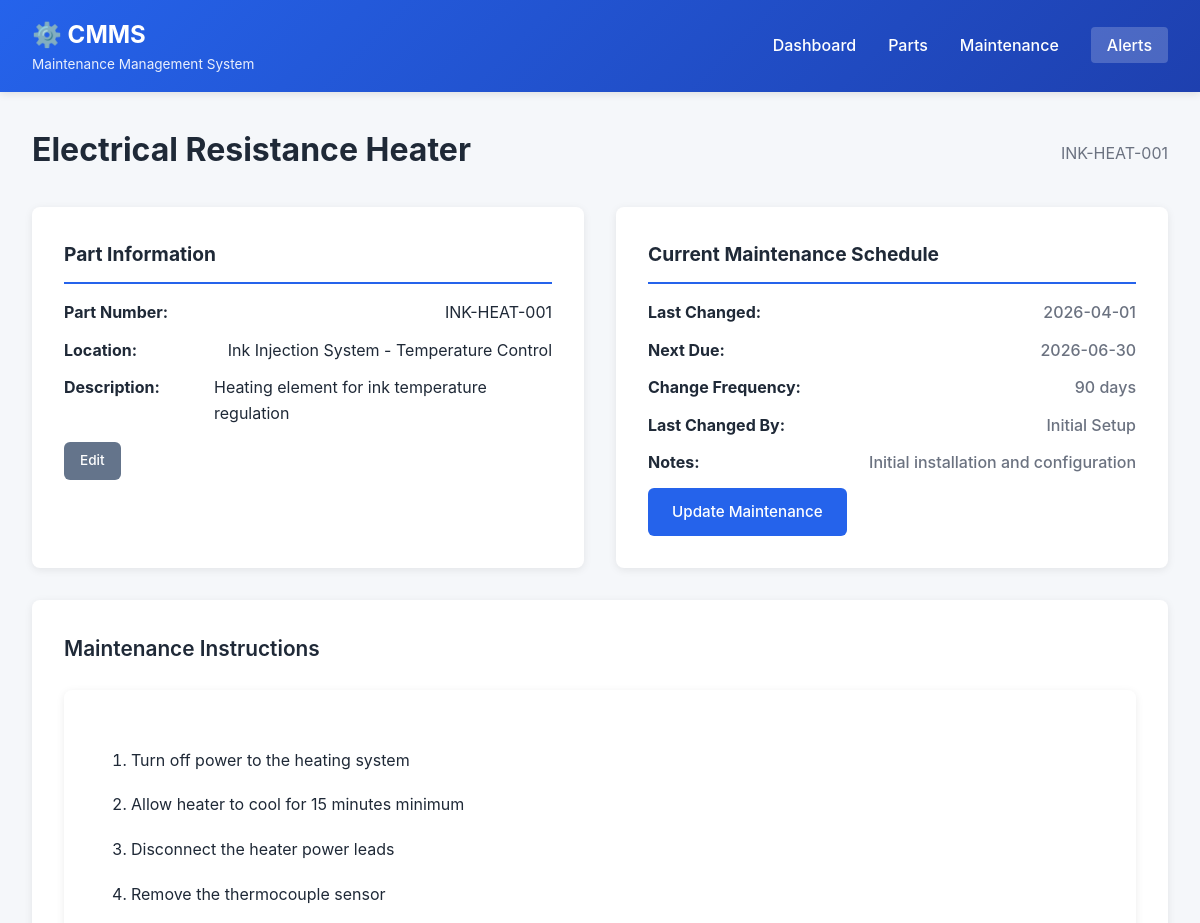
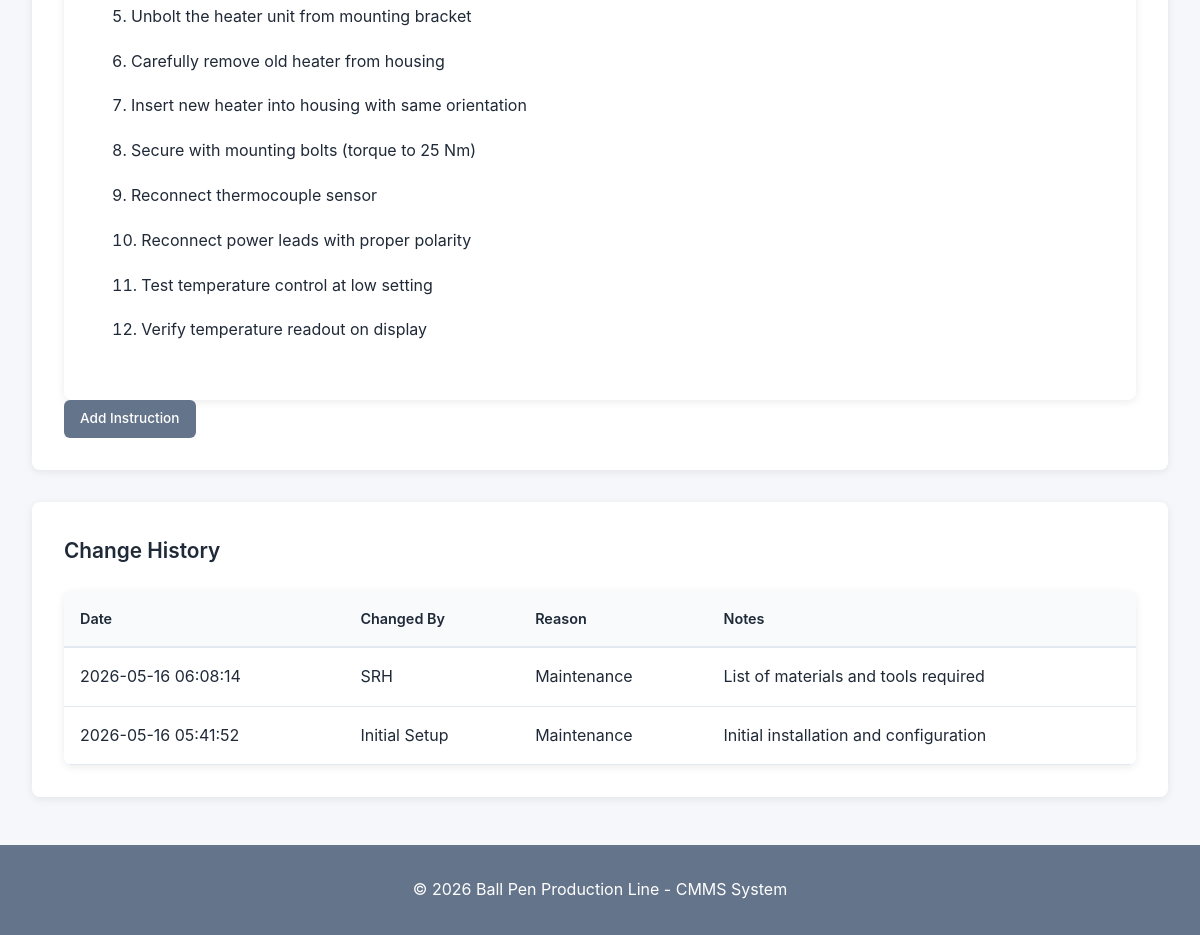
The app's page /parts/2 with its own data (2 pictures, top to bottom).
### tables this page shows
CREATE TABLE parts (
                id INTEGER PRIMARY KEY AUTOINCREMENT,
                name TEXT NOT NULL UNIQUE,
                description TEXT,
                location TEXT,
                part_number TEXT,
                created_at TIMESTAMP DEFAULT CURRENT_TIMESTAMP
            );

CREATE TABLE maintenance_records (
                id INTEGER PRIMARY KEY AUTOINCREMENT,
                part_id INTEGER NOT NULL,
                last_changed TIMESTAMP,
                next_scheduled_change TIMESTAMP,
                change_frequency_days INTEGER,
                performed_by TEXT,
                notes TEXT,
                created_at TIMESTAMP DEFAULT CURRENT_TIMESTAMP,
                updated_at TIMESTAMP DEFAULT CURRENT_TIMESTAMP,
                FOREIGN KEY (part_id) REFERENCES parts (id)
            );

CREATE TABLE maintenance_instructions (
                id INTEGER PRIMARY KEY AUTOINCREMENT,
                part_id INTEGER NOT NULL,
                instruction_text TEXT NOT NULL,
                step_number INTEGER,
                created_at TIMESTAMP DEFAULT CURRENT_TIMESTAMP,
                updated_at TIMESTAMP DEFAULT CURRENT_TIMESTAMP,
                FOREIGN KEY (part_id) REFERENCES parts (id)
            );

CREATE TABLE change_history (
                id INTEGER PRIMARY KEY AUTOINCREMENT,
                part_id INTEGER NOT NULL,
                changed_by TEXT NOT NULL,
                changed_at TIMESTAMP DEFAULT CURRENT_TIMESTAMP,
                reason TEXT,
                notes TEXT
            );

### cmms_app.py (the view)
@app.route('/parts/<int:part_id>')
def view_part(part_id):
    db = get_db()
    part = db.get_part(part_id)
    if not part:
        flash('Part not found', 'error')
        return redirect(url_for('parts'))
    record = db.get_maintenance_record(part_id)
    instructions = db.get_instructions(part_id)
    history = db.get_change_history(part_id)
    return render_template('part_detail.html',
                         part=part,
                         record=record,
                         instructions=instructions,
                         history=history)

### cmms_app.py (called while the page is built)
def get_db():
    db = getattr(g, '_database', None)
    if db is None:
        db = g._database = CMmsDatabase()
    return db

### cmms_database.py (called while the page is built)
    def init_db(self):
        self.conn = sqlite3.connect(self.db_path)
        self.conn.row_factory = sqlite3.Row
        self.cursor = self.conn.cursor()
        self.create_tables()

    def close(self):
        if self.conn:
            self.conn.close()

    def get_part(self, part_id):
        self.cursor.execute('SELECT * FROM parts WHERE id = ?', (part_id,))
        return self.cursor.fetchone()

    def get_maintenance_record(self, part_id):
        self.cursor.execute('''
            SELECT * FROM maintenance_records WHERE part_id = ?
        ''', (part_id,))
        return self.cursor.fetchone()

    def get_instructions(self, part_id):
        self.cursor.execute('''
            SELECT * FROM maintenance_instructions
            WHERE part_id = ?
            ORDER BY step_number
        ''', (part_id,))
        return self.cursor.fetchall()

    def get_change_history(self, part_id):
        self.cursor.execute('''
            SELECT * FROM change_history
            WHERE part_id = ?
            ORDER BY changed_at DESC
        ''', (part_id,))
        return self.cursor.fetchall()

### templates/part_detail.html (shortened to what this page needs)
{% extends "base.html" %}
{% block content %}
<div class="page-header">
    <h2>{{ part.name }}</h2>
    <p class="subtitle">{{ part.part_number }}</p>
</div>
<div class="detail-grid">
    <div class="detail-card">
        <h3>Part Information</h3>
        <div class="detail-content">
            <p><strong>Part Number:</strong> {{ part.part_number }}</p>
            <p><strong>Location:</strong> {{ part.location }}</p>
            <p><strong>Description:</strong> {{ part.description }}</p>
            <div class="button-group">
                <a href="{{ url_for('edit_part', part_id=part.id) }}" class="btn btn-sm btn-secondary">Edit</a>
            </div>
        </div>
    </div>
    {% if record %}
    <div class="detail-card">
        <h3>Current Maintenance Schedule</h3>
        <div class="detail-content">
            <p>
                <strong>Last Changed:</strong>
                <span class="value">{{ record.last_changed[:10] if record.last_changed else 'Not recorded' }}</span>
            </p>
            <p>
                <strong>Next Due:</strong>
                <span class="value">{{ record.next_scheduled_change[:10] if record.next_scheduled_change else 'Not scheduled' }}</span>
            </p>
            <p>
                <strong>Change Frequency:</strong>
                <span class="value">{{ record.change_frequency_days }} days</span>
            </p>
            <p>
                <strong>Last Changed By:</strong>
                <span class="value">{{ record.performed_by }}</span>
            </p>
            {% if record.notes %}
            <p>
                <strong>Notes:</strong>
                <span class="value">{{ record.notes }}</span>
            </p>
            {% endif %}
            <a href="{{ url_for('record_maintenance', part_id=part.id) }}" class="btn btn-primary">Update Maintenance</a>
        </div>
    </div>
    {% else %}
    <div class="detail-card">
        <h3>No Maintenance Record</h3>
        <p>No maintenance schedule has been set for this part yet.</p>
        <a href="{{ url_for('record_maintenance', part_id=part.id) }}" class="btn btn-primary">Create First Record</a>
    </div>
    {% endif %}
</div>
<div class="section">
    <h3 class="section-title">Maintenance Instructions</h3>
    {% if instructions %}
    <div class="instructions-list">
        <ol>
            {% for instr in instructions %}
            <li class="instruction-step">
                {{ instr.instruction_text }}
            </li>
            {% endfor %}
        </ol>
    </div>
    <a href="{{ url_for('add_instruction', part_id=part.id) }}" class="btn btn-sm btn-secondary">Add Instruction</a>
    {% else %}
    <p>No instructions available for this part.</p>
    <a href="{{ url_for('add_instruction', part_id=part.id) }}" class="btn btn-primary">Add Instructions</a>
    {% endif %}
</div>
<div class="section">
    <h3 class="section-title">Change History</h3>
    {% if history %}
    <table class="data-table">
        <thead>
            <tr>
                <th>Date</th>
                <th>Changed By</th>
                <th>Reason</th>
                <th>Notes</th>
            </tr>
        </thead>
        <tbody>
            {% for change in history %}
            <tr>
                <td>{{ change.changed_at }}</td>
                <td>{{ change.changed_by }}</td>
                <td>{{ change.reason }}</td>
                <td>{{ change.notes or '-' }}</td>
            </tr>
            {% endfor %}
        </tbody>
    </table>
    {% else %}
    <p>No change history available.</p>
    {% endif %}
</div>
{% endblock %}

### static/style.css (style rules this page uses)
:root { --primary: #2563eb; --primary-dark: #1e40af; --secondary: #64748b; --success: #10b981; --warning: #f59e0b; --danger: #ef4444; --info: #3b82f6; --light: #f8fafc; --border: #e2e8f0; --text: #1f2937; --text-light: #6b7280; }
* { margin: 0; padding: 0; box-sizing: border-box; }
body { font-family: -apple-system, BlinkMacSystemFont, 'Segoe UI', Roboto, Oxygen, Ubuntu, Cantarell, sans-serif; line-height: 1.6; color: var(--text); background: #f5f7fa; }
.page-header { display: flex; justify-content: space-between; align-items: center; margin-bottom: 2rem; }
.page-header h2 { font-size: 2rem; color: var(--text); }
.subtitle { color: var(--text-light); margin: 0.5rem 0 0 0; }
.btn { display: inline-block; padding: 0.75rem 1.5rem; border-radius: 6px; text-decoration: none; border: none; cursor: pointer; font-weight: 500; transition: all 0.3s; font-size: 0.95rem; }
.btn-primary { background: var(--primary); color: white; }
.btn-secondary { background: var(--secondary); color: white; }
.btn-sm { padding: 0.5rem 1rem; font-size: 0.85rem; }
.data-table { width: 100%; border-collapse: collapse; background: white; border-radius: 8px; overflow: hidden; box-shadow: 0 2px 8px rgba(0,0,0,0.08); }
.data-table thead { background: var(--light); border-bottom: 2px solid var(--border); }
.data-table th { padding: 1rem; text-align: left; font-weight: 600; color: var(--text); font-size: 0.9rem; }
.data-table td { padding: 1rem; border-bottom: 1px solid var(--border); }
.instructions-list { background: white; border-radius: 8px; padding: 2rem; box-shadow: 0 2px 8px rgba(0,0,0,0.08); }
.instructions-list ol { list-style-position: inside; margin: 1.5rem 0; }
.instruction-step { margin: 1rem 0; padding-left: 1rem; line-height: 1.8; }
.section { background: white; border-radius: 8px; padding: 2rem; margin: 2rem 0; box-shadow: 0 2px 8px rgba(0,0,0,0.08); }
.section-title { font-size: 1.3rem; font-weight: 600; margin-bottom: 1.5rem; color: var(--text); }
.button-group { display: flex; gap: 0.5rem; margin-top: 1rem; }
.detail-grid { display: grid; grid-template-columns: repeat(auto-fit, minmax(350px, 1fr)); gap: 2rem; margin: 2rem 0; }
.detail-card { background: white; border-radius: 8px; padding: 2rem; box-shadow: 0 2px 8px rgba(0,0,0,0.08); }
.detail-card h3 { font-size: 1.2rem; margin-bottom: 1rem; color: var(--text); border-bottom: 2px solid var(--primary); padding-bottom: 0.75rem; }
.detail-content p { margin: 0.75rem 0; display: flex; justify-content: space-between; }
.detail-content strong { color: var(--text); min-width: 150px; }
.value { color: var(--text-light); font-weight: 500; }

### records on screen
parts: name "Electrical Resistance Heater", part_number "INK-HEAT-001", location "Ink Injection System - Temperature Control", description "Heating element for ink temperature regulation"
maintenance_records: last_changed "2026-04-01", next_scheduled_change "2026-06-30", change_frequency_days "90", performed_by "Initial Setup", notes "Initial installation and configuration"
maintenance_instructions: instruction_text "Turn off power to the heating system"
maintenance_instructions: instruction_text "Allow heater to cool for 15 minutes minimum"
maintenance_instructions: instruction_text "Disconnect the heater power leads"
maintenance_instructions: instruction_text "Remove the thermocouple sensor"
maintenance_instructions: instruction_text "Unbolt the heater unit from mounting bracket"
maintenance_instructions: instruction_text "Carefully remove old heater from housing"
maintenance_instructions: instruction_text "Insert new heater into housing with same orientation"
maintenance_instructions: instruction_text "Secure with mounting bolts (torque to 25 Nm)"
maintenance_instructions: instruction_text "Reconnect thermocouple sensor"
maintenance_instructions: instruction_text "Reconnect power leads with proper polarity"
maintenance_instructions: instruction_text "Test temperature control at low setting"
maintenance_instructions: instruction_text "Verify temperature readout on display"
change_history: changed_at "2026-05-16 06:08:14", changed_by "SRH", reason "Maintenance", notes "List of materials and tools required"
change_history: changed_at "2026-05-16 05:41:52", changed_by "Initial Setup", reason "Maintenance", notes "Initial installation and configuration"
